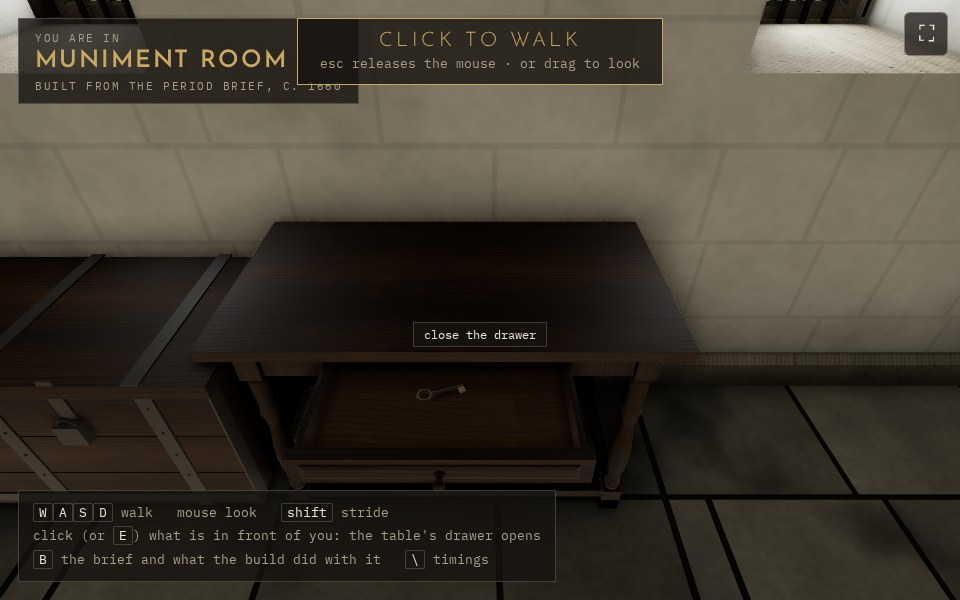
#> input picture lab/brief/review/drawer-and-key.jpg, 960 x 600 px
$ python align_iou.py ../../../brief/review/drawer-and-key.jpg ../../../brief/review/pigeonholes.jpg 5
#> lines starting #> are read from the running program, lines starting #| are printed output that depends on the picture; after the words box and inside, x2 and y2 are one past the last pixel; in counts of white or black regions, pixels touching at a corner belong together
#!/usr/bin/env python3
"""Align-then-IoU between a render's silhouette and the reference's.

Raw silhouette IoU between a photograph and a procedural render is dominated by framing,
not fidelity (grimoire/review/self_correction.md). This normalises both masks to their own
bounding box before comparing, so what is scored is the SHAPE of the silhouette - which is
what a camera fit is actually trying to match.
"""
import sys, glob, os
import numpy as np
from PIL import Image

def mask(path, thresh=18):
#> called with path = '../../../brief/review/drawer-and-key.jpg', thresh = 18
    a = np.array(Image.open(path).convert('RGB')).astype(int)
    return np.abs(a - np.array([128, 128, 128])).sum(axis=2) > thresh
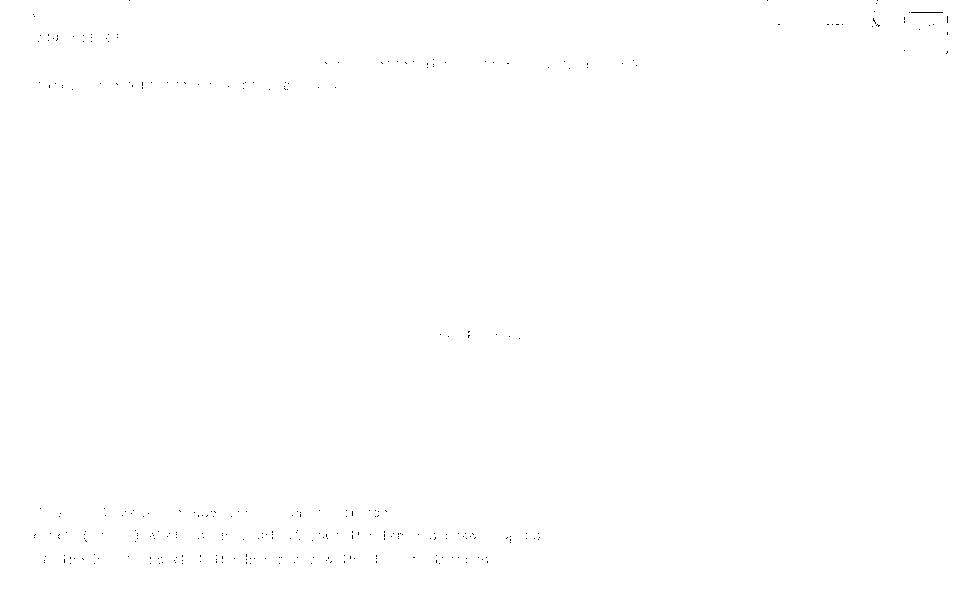
#> returned value: shape (600, 960) bool; 99.9% white; black in thin lines or dots, all inside (x1, y1, x2, y2) = (33, 0, 948, 564)

def normed(m, n=256):
#> called with n = 256
    ys, xs = np.nonzero(m)
    if len(ys) == 0:
        return np.zeros((n, n), bool)
    sub = m[ys.min():ys.max() + 1, xs.min():xs.max() + 1]
    im = Image.fromarray((sub * 255).astype(np.uint8)).resize((n, n), Image.BILINEAR)
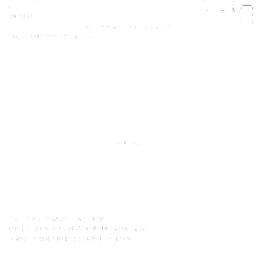
#> im: PIL image 256x256 L; min 162, max 255, mean 254.8
    return np.array(im) > 127
#> returned value: shape (256, 256) bool; every value is 1

def iou(a, b):
    return float((a & b).sum()) / max(1, (a | b).sum())

if __name__ == '__main__':
    ref = normed(mask(sys.argv[1]))
    rows = []
    for p in sorted(glob.glob(sys.argv[2])):
        m = mask(p)
#> call 2 of mask, with path = '../../../brief/review/pigeonholes.jpg', thresh = 18
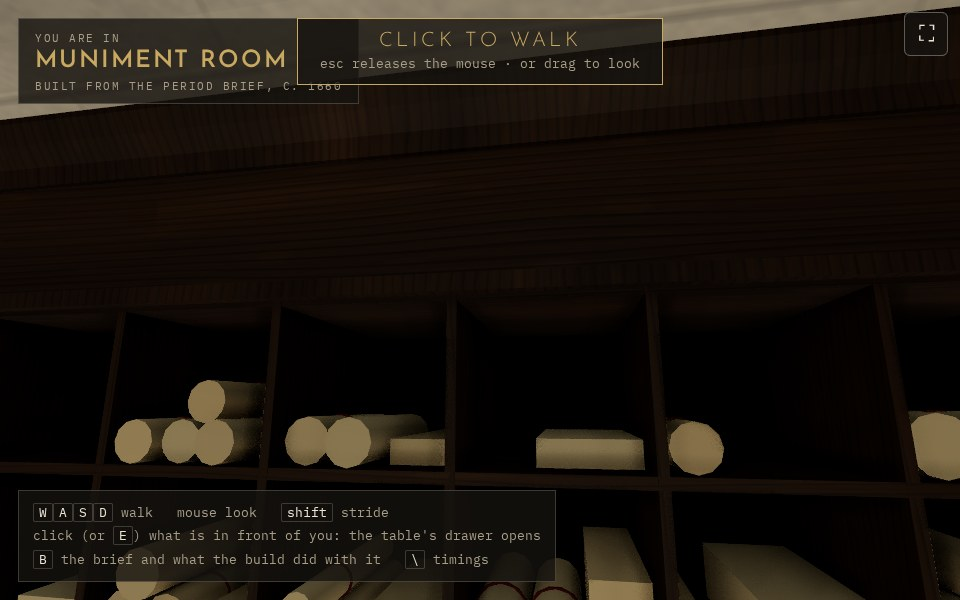
#> input picture lab/brief/review/pigeonholes.jpg, 960 x 600 px
#> in mask (call 2), `return np.abs(a - np.array([128, 128, 128])).sum(axis=2) > thresh`: returned value: shape (600, 960) bool; 99.9% white; black in thin lines or dots, all inside (x1, y1, x2, y2) = (34, 28, 934, 566)
        ys, xs = np.nonzero(m)
        if len(ys) == 0:
            continue
        aspect = (xs.max() - xs.min() + 1) / (ys.max() - ys.min() + 1)
#> aspect = 1.6
        rows.append((iou(ref, normed(m)), aspect, os.path.basename(p)))
    rows.sort(reverse=True)
    refm = mask(sys.argv[1]); ys, xs = np.nonzero(refm)
    print('reference aspect %.4f' % ((xs.max()-xs.min()+1)/(ys.max()-ys.min()+1)))
#| reference aspect 1.6000
    for r in rows[:int(sys.argv[3]) if len(sys.argv) > 3 else 12]:
        print('%.4f  aspect %.4f  %s' % r)
#> this loop made 1 pass
#> r on pass 1: (1, 1.6, 'pigeonholes.jpg')
#| 1.0000  aspect 1.6000  pigeonholes.jpg
